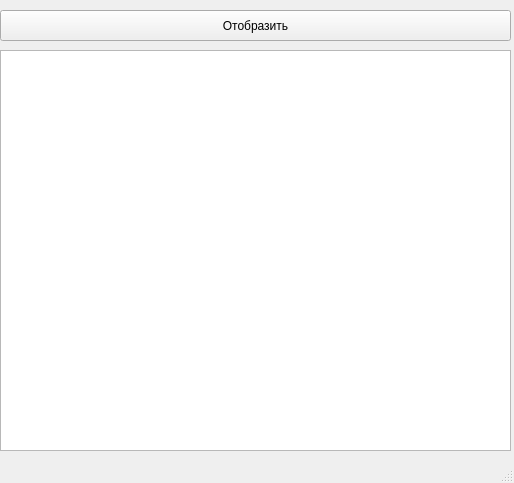
<?xml version="1.0" encoding="UTF-8"?>
<ui version="4.0">
 <class>MainWindow</class>
 <widget class="QMainWindow" name="MainWindow">
  <property name="geometry">
   <rect>
    <x>0</x>
    <y>0</y>
    <width>514</width>
    <height>483</height>
   </rect>
  </property>
  <property name="windowTitle">
   <string>MainWindow</string>
  </property>
  <widget class="QWidget" name="centralwidget">
   <widget class="QTableWidget" name="tableWidget">
    <property name="geometry">
     <rect>
      <x>0</x>
      <y>50</y>
      <width>511</width>
      <height>401</height>
     </rect>
    </property>
   </widget>
   <widget class="QPushButton" name="pushButton">
    <property name="geometry">
     <rect>
      <x>0</x>
      <y>10</y>
      <width>511</width>
      <height>31</height>
     </rect>
    </property>
    <property name="text">
     <string>Отобразить</string>
    </property>
   </widget>
  </widget>
  <widget class="QMenuBar" name="menubar">
   <property name="geometry">
    <rect>
     <x>0</x>
     <y>0</y>
     <width>514</width>
     <height>21</height>
    </rect>
   </property>
  </widget>
  <widget class="QStatusBar" name="statusbar"/>
 </widget>
 <resources/>
 <connections/>
</ui>
